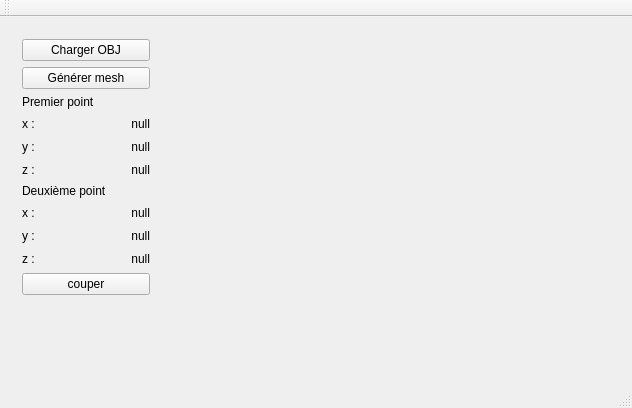
<?xml version="1.0" encoding="UTF-8"?>
<ui version="4.0">
 <class>MainWindow</class>
 <widget class="QMainWindow" name="MainWindow">
  <property name="geometry">
   <rect>
    <x>0</x>
    <y>0</y>
    <width>632</width>
    <height>408</height>
   </rect>
  </property>
  <property name="windowTitle">
   <string>MainWindow</string>
  </property>
  <widget class="QWidget" name="centralWidget">
   <layout class="QGridLayout" name="gridLayout">
    <item row="0" column="1">
     <widget class="MeshViewerWidget" name="displayWidget" native="true"/>
    </item>
    <item row="0" column="0">
     <widget class="QWidget" name="widget_2" native="true">
      <property name="sizePolicy">
       <sizepolicy hsizetype="Maximum" vsizetype="Preferred">
        <horstretch>150</horstretch>
        <verstretch>0</verstretch>
       </sizepolicy>
      </property>
      <property name="minimumSize">
       <size>
        <width>150</width>
        <height>0</height>
       </size>
      </property>
      <layout class="QFormLayout" name="formLayout">
       <item row="0" column="0" colspan="2">
        <layout class="QVBoxLayout" name="verticalLayout_4">
         <item>
          <widget class="QPushButton" name="pushButton_chargement">
           <property name="minimumSize">
            <size>
             <width>0</width>
             <height>0</height>
            </size>
           </property>
           <property name="maximumSize">
            <size>
             <width>150</width>
             <height>16777215</height>
            </size>
           </property>
           <property name="text">
            <string>Charger OBJ</string>
           </property>
          </widget>
         </item>
         <item>
          <widget class="QPushButton" name="pushButton_generer">
           <property name="maximumSize">
            <size>
             <width>150</width>
             <height>16777215</height>
            </size>
           </property>
           <property name="text">
            <string>Générer mesh</string>
           </property>
          </widget>
         </item>
         <item>
          <layout class="QVBoxLayout" name="verticalLayout_3">
           <item>
            <layout class="QVBoxLayout" name="verticalLayout">
             <item>
              <widget class="QLabel" name="label">
               <property name="text">
                <string>Premier point</string>
               </property>
              </widget>
             </item>
             <item>
              <layout class="QHBoxLayout" name="horizontalLayout_2">
               <item>
                <widget class="QLabel" name="label_5">
                 <property name="minimumSize">
                  <size>
                   <width>31</width>
                   <height>17</height>
                  </size>
                 </property>
                 <property name="maximumSize">
                  <size>
                   <width>31</width>
                   <height>17</height>
                  </size>
                 </property>
                 <property name="text">
                  <string>x :</string>
                 </property>
                </widget>
               </item>
               <item>
                <widget class="QLabel" name="lb_firstX">
                 <property name="minimumSize">
                  <size>
                   <width>67</width>
                   <height>0</height>
                  </size>
                 </property>
                 <property name="layoutDirection">
                  <enum>Qt::LeftToRight</enum>
                 </property>
                 <property name="text">
                  <string>null</string>
                 </property>
                 <property name="alignment">
                  <set>Qt::AlignRight|Qt::AlignTrailing|Qt::AlignVCenter</set>
                 </property>
                </widget>
               </item>
              </layout>
             </item>
             <item>
              <layout class="QHBoxLayout" name="horizontalLayout_3">
               <item>
                <widget class="QLabel" name="label_7">
                 <property name="minimumSize">
                  <size>
                   <width>31</width>
                   <height>17</height>
                  </size>
                 </property>
                 <property name="maximumSize">
                  <size>
                   <width>31</width>
                   <height>17</height>
                  </size>
                 </property>
                 <property name="text">
                  <string>y :</string>
                 </property>
                </widget>
               </item>
               <item>
                <widget class="QLabel" name="lb_firstY">
                 <property name="minimumSize">
                  <size>
                   <width>67</width>
                   <height>0</height>
                  </size>
                 </property>
                 <property name="layoutDirection">
                  <enum>Qt::LeftToRight</enum>
                 </property>
                 <property name="text">
                  <string>null</string>
                 </property>
                 <property name="alignment">
                  <set>Qt::AlignRight|Qt::AlignTrailing|Qt::AlignVCenter</set>
                 </property>
                </widget>
               </item>
              </layout>
             </item>
             <item>
              <layout class="QHBoxLayout" name="horizontalLayout_4">
               <item>
                <widget class="QLabel" name="label_9">
                 <property name="minimumSize">
                  <size>
                   <width>31</width>
                   <height>17</height>
                  </size>
                 </property>
                 <property name="maximumSize">
                  <size>
                   <width>31</width>
                   <height>17</height>
                  </size>
                 </property>
                 <property name="text">
                  <string>z :</string>
                 </property>
                </widget>
               </item>
               <item>
                <widget class="QLabel" name="lb_firstZ">
                 <property name="minimumSize">
                  <size>
                   <width>67</width>
                   <height>0</height>
                  </size>
                 </property>
                 <property name="layoutDirection">
                  <enum>Qt::LeftToRight</enum>
                 </property>
                 <property name="text">
                  <string>null</string>
                 </property>
                 <property name="alignment">
                  <set>Qt::AlignRight|Qt::AlignTrailing|Qt::AlignVCenter</set>
                 </property>
                </widget>
               </item>
              </layout>
             </item>
            </layout>
           </item>
           <item>
            <layout class="QVBoxLayout" name="verticalLayout_2">
             <item>
              <widget class="QLabel" name="label_2">
               <property name="text">
                <string>Deuxième point</string>
               </property>
              </widget>
             </item>
             <item>
              <layout class="QHBoxLayout" name="horizontalLayout_5">
               <item>
                <widget class="QLabel" name="label_4">
                 <property name="minimumSize">
                  <size>
                   <width>31</width>
                   <height>17</height>
                  </size>
                 </property>
                 <property name="maximumSize">
                  <size>
                   <width>31</width>
                   <height>17</height>
                  </size>
                 </property>
                 <property name="text">
                  <string>x :</string>
                 </property>
                </widget>
               </item>
               <item>
                <widget class="QLabel" name="lb_lastX">
                 <property name="minimumSize">
                  <size>
                   <width>67</width>
                   <height>0</height>
                  </size>
                 </property>
                 <property name="layoutDirection">
                  <enum>Qt::LeftToRight</enum>
                 </property>
                 <property name="text">
                  <string>null</string>
                 </property>
                 <property name="alignment">
                  <set>Qt::AlignRight|Qt::AlignTrailing|Qt::AlignVCenter</set>
                 </property>
                </widget>
               </item>
              </layout>
             </item>
             <item>
              <layout class="QHBoxLayout" name="horizontalLayout_6">
               <item>
                <widget class="QLabel" name="label_6">
                 <property name="minimumSize">
                  <size>
                   <width>31</width>
                   <height>17</height>
                  </size>
                 </property>
                 <property name="maximumSize">
                  <size>
                   <width>31</width>
                   <height>17</height>
                  </size>
                 </property>
                 <property name="text">
                  <string>y :</string>
                 </property>
                </widget>
               </item>
               <item>
                <widget class="QLabel" name="lb_lastY">
                 <property name="minimumSize">
                  <size>
                   <width>67</width>
                   <height>0</height>
                  </size>
                 </property>
                 <property name="layoutDirection">
                  <enum>Qt::LeftToRight</enum>
                 </property>
                 <property name="text">
                  <string>null</string>
                 </property>
                 <property name="alignment">
                  <set>Qt::AlignRight|Qt::AlignTrailing|Qt::AlignVCenter</set>
                 </property>
                </widget>
               </item>
              </layout>
             </item>
             <item>
              <layout class="QHBoxLayout" name="horizontalLayout_7">
               <item>
                <widget class="QLabel" name="label_8">
                 <property name="minimumSize">
                  <size>
                   <width>31</width>
                   <height>17</height>
                  </size>
                 </property>
                 <property name="maximumSize">
                  <size>
                   <width>31</width>
                   <height>17</height>
                  </size>
                 </property>
                 <property name="text">
                  <string>z :</string>
                 </property>
                </widget>
               </item>
               <item>
                <widget class="QLabel" name="lb_lastZ">
                 <property name="minimumSize">
                  <size>
                   <width>67</width>
                   <height>0</height>
                  </size>
                 </property>
                 <property name="layoutDirection">
                  <enum>Qt::LeftToRight</enum>
                 </property>
                 <property name="text">
                  <string>null</string>
                 </property>
                 <property name="alignment">
                  <set>Qt::AlignRight|Qt::AlignTrailing|Qt::AlignVCenter</set>
                 </property>
                </widget>
               </item>
              </layout>
             </item>
            </layout>
           </item>
          </layout>
         </item>
         <item>
          <widget class="QPushButton" name="pushButton_couper">
           <property name="enabled">
            <bool>true</bool>
           </property>
           <property name="maximumSize">
            <size>
             <width>150</width>
             <height>16777215</height>
            </size>
           </property>
           <property name="text">
            <string>couper</string>
           </property>
           <property name="checkable">
            <bool>false</bool>
           </property>
           <property name="flat">
            <bool>false</bool>
           </property>
          </widget>
         </item>
         <item>
          <spacer name="verticalSpacer">
           <property name="orientation">
            <enum>Qt::Vertical</enum>
           </property>
           <property name="sizeHint" stdset="0">
            <size>
             <width>20</width>
             <height>40</height>
            </size>
           </property>
          </spacer>
         </item>
        </layout>
       </item>
      </layout>
     </widget>
    </item>
   </layout>
  </widget>
  <widget class="QMenuBar" name="menuBar">
   <property name="geometry">
    <rect>
     <x>0</x>
     <y>0</y>
     <width>632</width>
     <height>22</height>
    </rect>
   </property>
  </widget>
  <widget class="QToolBar" name="mainToolBar">
   <attribute name="toolBarArea">
    <enum>TopToolBarArea</enum>
   </attribute>
   <attribute name="toolBarBreak">
    <bool>false</bool>
   </attribute>
  </widget>
  <widget class="QStatusBar" name="statusBar"/>
 </widget>
 <layoutdefault spacing="6" margin="11"/>
 <customwidgets>
  <customwidget>
   <class>MeshViewerWidget</class>
   <extends>QWidget</extends>
   <header location="global">meshviewerwidget.h</header>
   <container>1</container>
  </customwidget>
 </customwidgets>
 <resources/>
 <connections/>
</ui>
